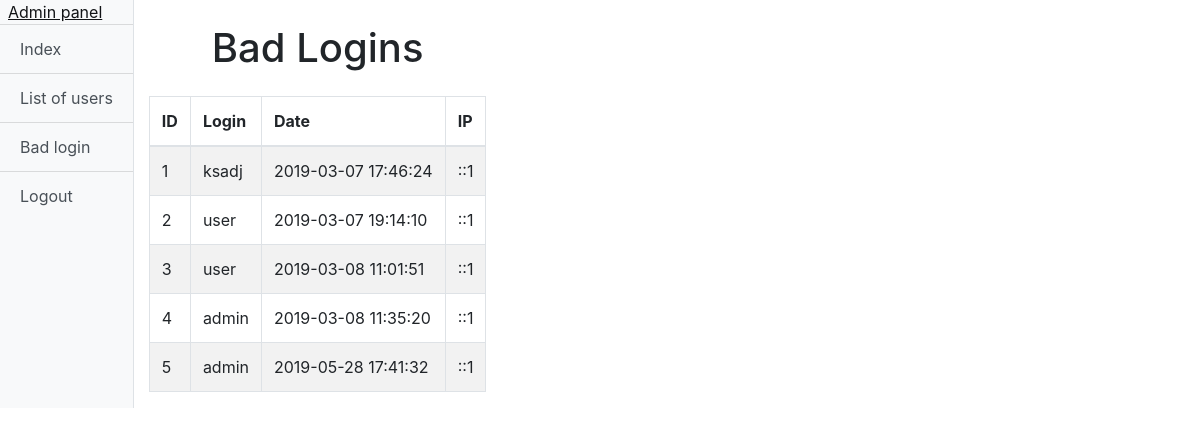
Page /adminPanel.php?action=badlogin (signed in) on the committed database.
### tables this page shows
CREATE TABLE "badLogin" (
	`ID`	INTEGER NOT NULL PRIMARY KEY AUTOINCREMENT,
	`login`	TEXT NOT NULL,
	`date`	TEXT NOT NULL,
	`ip`	TEXT NOT NULL
);

### badLogin.php (the view, shortened to what this page needs)
<?php
  if (isset($_SESSION["id"])) {
    $id = $_SESSION["id"];
    try {
      $db = new PDO("sqlite:database.sqlite");
    } catch (PDOException $e) {
      echo "Error!".$e->getMessage();
    }
      $query = "SELECT * FROM users WHERE ID = $id AND perm = 'admin'";
      $result = $db->query($query);
      if ($result === false) {
        header("Location: index.php");
      } else {
        $rows = $result->fetch();
        if ($rows != false) {
?>
<div class="container-fluid mt-4">
  <h1 class="text-center">Bad Logins</h1>
  <table class="table-striped table table-bordered mt-4">
    <thead>
      <tr>
        <th>ID</th>
        <th>Login</th>
        <th>Date</th>
        <th>IP</th>
      </tr>
    </thead>
    <tbody>
      <?php
        try {
          $conn = new PDO("sqlite:database.sqlite");
          $sql = "SELECT * FROM badLogin";
          $result = $conn->query($sql);
          if ($result === false) {
            echo "<SCRIPT type='text/javascript'>
            alert('Error!!!');
              window.location.replace(\"adminPanel.php\");
            </SCRIPT>";
          } else {
            foreach ($result as $value) {
              echo "<tr>";
              echo "<td>".$value["ID"]."</td>";
              echo "<td>".$value["login"]."</td>";
              echo "<td>".$value["date"]."</td>";
              echo "<td>".$value["ip"]."</td>";
              echo "</tr>";
            }
          }
        } catch (PDOException $e) {
          echo "Error!".$e->getMessage();
        }
      ?>
    </tbody>
  </table>
</div>
<?php
} else {
  header("Location: index.php");
}
  }
} else {
  header("Location: index.php");
}
?>

### adminPanel.php (shortened to what this page needs)
<?php session_start();
  if (isset($_SESSION["id"])) {
    $id = $_SESSION["id"];
    try {
      $db = new PDO("sqlite:database.sqlite");
    } catch (PDOException $e) {
      echo "Error!".$e->getMessage();
    }
      $query = "SELECT * FROM users WHERE ID = $id AND perm = 'admin'";
      $result = $db->query($query);
      if (!$result) {
        header("Location: index.php");
      } else {
        $rows = $result->fetch();
        if ($rows) {
?>
<!DOCTYPE html>
<html>
  <head>
  </head>
  <body>
    <div class="d-flex">
    <div class="bg-light border-right" id="sidebar-wrapper">
      <div class="sidebar-heading"><a class="p-2 text-dark" href="adminPanel.php">Admin panel</a></div>
      <div class="list-group list-group-flush">
        <a class="list-group-item list-group-item-action bg-light" href="index.php">Index</a>
      </div>
      <div class="list-group list-group-flush">
        <a class="list-group-item list-group-item-action bg-light" href="adminPanel.php?action=users">List of users</a>
      </div>
      <div class="list-group list-group-flush">
        <a class="list-group-item list-group-item-action bg-light" href="adminPanel.php?action=badlogin">Bad login</a>
      </div>
      <div class="list-group list-group-flush">
        <a class="list-group-item list-group-item-action bg-light" href="logout.php">Logout</a>
      </div>
    </div>
    <div id="page-content-wrapper">
      <?php
        if (isset($_GET["action"])) {
          if ($_GET["action"] == 'users') {
            include 'usersList.php';
          } elseif ($_GET["action"] == 'badlogin') {
            include 'badLogin.php';
          }
        }
      ?>
    </div>
  </div>
  </body>
</html>
<?php
} else {
  header("Location: index.php");
}
  }
} else {
  header("Location: index.php");
}
?>

### rows in the picture
badlogin: ID "1", login "ksadj", date "2019-03-07 17:46:24", ip "::1"
badlogin: ID "2", login "user", date "2019-03-07 19:14:10", ip "::1"
badlogin: ID "3", login "user", date "2019-03-08 11:01:51", ip "::1"
badlogin: ID "4", login "admin", date "2019-03-08 11:35:20", ip "::1"
badlogin: ID "5", login "admin", date "2019-05-28 17:41:32", ip "::1"
